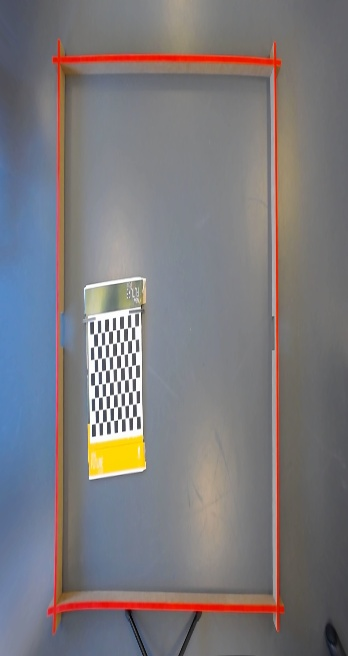
#> input picture Calibration/undistorted_image_new.jpg, 348 x 656 px
$ python -i ImFromHDPhotoNEW.py   (imports and definitions only)
#> lines starting #> are read from the running program, lines starting #| are printed output that depends on the picture; after the words box and inside, x2 and y2 are one past the last pixel; in counts of white or black regions, pixels touching at a corner belong together
#> further down, picture is the input picture: shape (656, 348, 3); mean B, G, R 124.4, 121.3, 124.1
import cv2 as cv
import numpy as np
import time


def imageRecognitionHD(image):
    if image is None:
        print("No image found")

    height, width = image.shape[:2]
#> height = 656; width = 348

    blank = np.zeros((height, width, 3), dtype=np.uint8)

    start = time.time()


    img_height, img_width, _ = image.shape
#> img_height = 656; img_width = 348

    # Circle detection
    gray = cv.cvtColor(image, cv.COLOR_BGR2GRAY)
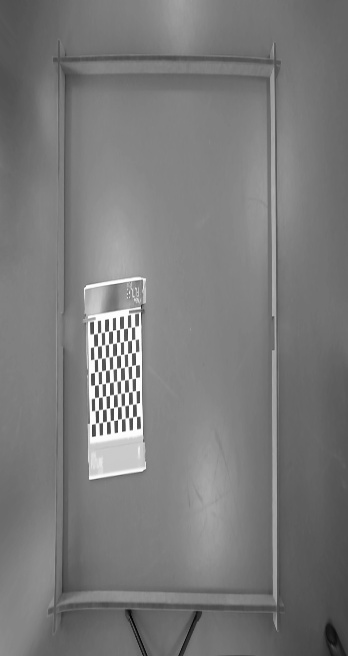
#> gray: shape (656, 348); min 1, max 255, mean 122.5
    gray_blurred = cv.blur(gray, (3, 3))
    detected_Balls = cv.HoughCircles(
        gray_blurred,
        cv.HOUGH_GRADIENT,
        1,
        20,
        param1=50,
        param2=13,
        minRadius=9,
        maxRadius=11
    )
#> detected_Balls = None

    detected_Robot = cv.HoughCircles(
        gray_blurred,
        cv.HOUGH_GRADIENT,
        1,
        20,
        param1=30,
        param2=12,
        minRadius=14,
        maxRadius=17
    )
#> detected_Robot = None
    circle = 0
    balls = []

    # White color detection
    white_mask = ((220 <= image[..., 2]) & (220 <= image[..., 0]) & (220 <= image[..., 1])).astype(np.uint8)
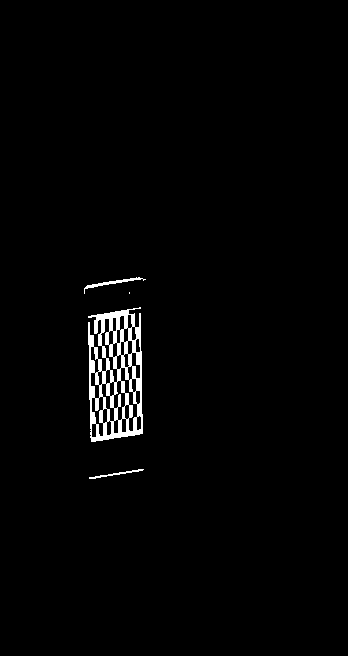
#> white_mask: shape (656, 348); values 0 (black) and 1 (white), 1.8% white; 4 white regions (1 under 20 px), largest, box (x1, y1, x2, y2) and area: (88, 307, 143, 442) 3720, (84, 277, 146, 294) 175, (89, 469, 144, 479) 112
    white_pixels = np.sum(white_mask)
#> white_pixels = 4009

    if detected_Balls is not None:
        detected_circles = np.uint16(np.around(detected_Balls))
        for pt in detected_circles[0, :]:
            a, b, r = pt[0], pt[1], pt[2]

            if np.logical_and.reduce(
                    (50 >= image[b, a][0], 160 <= image[b, a][1], 200 >= image[b, a][1], 160 <= image[b, a][2])):
                print("CENTER OF ORANGE BALL SHOULD BE: " + str(a) + " " + str(b))
                cv.circle(blank, (a, b), r, (0, 150, 255), -1)
                balls.append([a, b])
                circle += 1
                continue

            if np.logical_and.reduce((220 <= image[b, a][2], 220 <= image[b, a][0], 220 <= image[b, a][1])):
                cv.circle(blank, (a, b), r, (255, 255, 255), -1)
                print("Center of this circle should be: " + str(a) + " " + str(b))
                balls.append([a, b])
                circle += 1

    back = []
    front = []

    if detected_Robot is not None:
        detected_circles = np.uint16(np.around(detected_Robot))
        for pt in detected_circles[0, :]:
            a, b, r = pt[0], pt[1], pt[2]
            if np.logical_and.reduce(
                    (220 >= image[b, a][0], 70 <= image[b, a][0], 200 <= image[b, a][1], 140 <= image[b, a][2])):
                print("CENTER OF GREEN BALL SHOULD BE: " + str(a) + " " + str(b))
                cv.circle(blank, (a, b), r, (0, 255, 100), -1)
                back.append(a)
                back.append(b)
                circle += 1
                continue
            if np.logical_and.reduce((150 <= image[b, a][0], 140 <= image[b, a][1], 255 >= image[b, a][1],
                                      120 <= image[b, a][2], 220 >= image[b, a][2])):
                print("CENTER OF BLUE BALL SHOULD BE: " + str(a) + " " + str(b))
                cv.circle(blank, (a, b), r, (255, 255, 0), -1)
                front.append(a)
                front.append(b)
                circle += 1
                continue


    end = time.time()

    time_for_transform = end - start
    print("Amount of white pixels: " + str(white_pixels))
#| Amount of white pixels: 4009
    print("Amount of circles: " + str(circle))
    print("Amount of balls: " + str(len(balls)))
    cv.imshow('Original', image)
    cv.imshow('Obstacles and balls drawn: ', blank)

    print('Time for transform: ' + str(time_for_transform))

    cv.waitKey(0)
    return front, back, balls

>>> import cv2
>>> picture = cv2.imread('Calibration/undistorted_image_new.jpg')
>>> result = imageRecognitionHD(picture)
#> result = ([], [], [])
